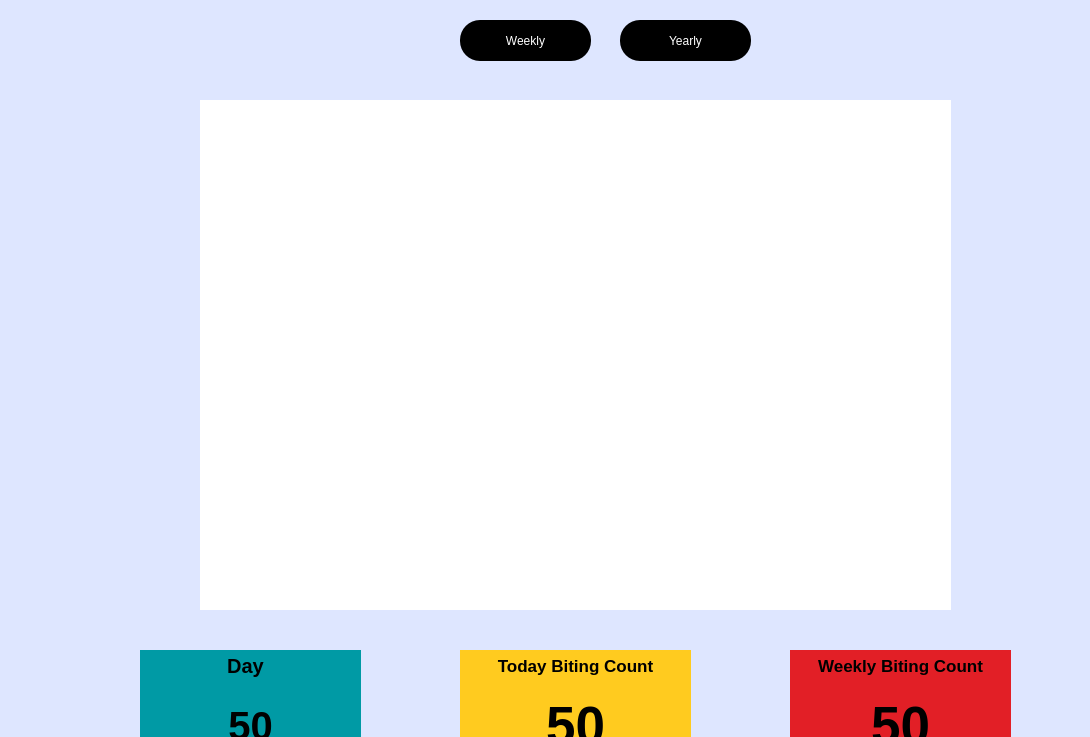
<?xml version="1.0" encoding="UTF-8"?>
<ui version="4.0">
 <class>Dialog</class>
 <widget class="QDialog" name="Dialog">
  <property name="enabled">
   <bool>true</bool>
  </property>
  <property name="geometry">
   <rect>
    <x>0</x>
    <y>0</y>
    <width>1090</width>
    <height>737</height>
   </rect>
  </property>
  <property name="windowTitle">
   <string>Dialog</string>
  </property>
  <property name="whatsThis">
   <string/>
  </property>
  <property name="accessibleName">
   <string/>
  </property>
  <property name="styleSheet">
   <string notr="true">
background-color: qlineargradient(spread:pad, x1:0.971, y1:0.938, x2:1, y2:1, stop:0 rgba(222, 230, 255, 255), stop:1 rgba(255, 255, 255, 255));</string>
  </property>
  <property name="sizeGripEnabled">
   <bool>false</bool>
  </property>
  <property name="modal">
   <bool>false</bool>
  </property>
  <widget class="QWidget" name="widget" native="true">
   <property name="geometry">
    <rect>
     <x>0</x>
     <y>-70</y>
     <width>1391</width>
     <height>851</height>
    </rect>
   </property>
   <widget class="QLabel" name="label">
    <property name="geometry">
     <rect>
      <x>20</x>
      <y>40</y>
      <width>521</width>
      <height>321</height>
     </rect>
    </property>
    <property name="styleSheet">
     <string notr="true">background-color: rgb(255, 255, 255);</string>
    </property>
    <property name="text">
     <string/>
    </property>
    <property name="pixmap">
     <pixmap>image.png</pixmap>
    </property>
   </widget>
   <widget class="QLabel" name="weekcount">
    <property name="geometry">
     <rect>
      <x>70</x>
      <y>530</y>
      <width>201</width>
      <height>131</height>
     </rect>
    </property>
    <property name="font">
     <font>
      <pointsize>25</pointsize>
      <italic>false</italic>
      <bold>true</bold>
      <kerning>true</kerning>
     </font>
    </property>
    <property name="styleSheet">
     <string notr="true">background-color: rgb(185, 93, 0);
background-color: rgb(197, 99, 0);
background-color: rgb(213, 107, 0);</string>
    </property>
    <property name="text">
     <string>50</string>
    </property>
    <property name="alignment">
     <set>Qt::AlignCenter</set>
    </property>
   </widget>
   <widget class="QLabel" name="label_2">
    <property name="geometry">
     <rect>
      <x>570</x>
      <y>40</y>
      <width>501</width>
      <height>321</height>
     </rect>
    </property>
    <property name="styleSheet">
     <string notr="true">background-color: rgb(255, 255, 255);</string>
    </property>
    <property name="text">
     <string/>
    </property>
    <property name="pixmap">
     <pixmap>yearly.png</pixmap>
    </property>
   </widget>
   <widget class="QLabel" name="yearcount">
    <property name="geometry">
     <rect>
      <x>320</x>
      <y>530</y>
      <width>201</width>
      <height>131</height>
     </rect>
    </property>
    <property name="font">
     <font>
      <pointsize>25</pointsize>
      <italic>false</italic>
      <bold>true</bold>
      <kerning>true</kerning>
     </font>
    </property>
    <property name="styleSheet">
     <string notr="true">background-color: rgb(226, 31, 38);</string>
    </property>
    <property name="text">
     <string>50</string>
    </property>
    <property name="alignment">
     <set>Qt::AlignCenter</set>
    </property>
   </widget>
   <widget class="QLabel" name="timebox">
    <property name="geometry">
     <rect>
      <x>570</x>
      <y>530</y>
      <width>201</width>
      <height>131</height>
     </rect>
    </property>
    <property name="font">
     <font>
      <pointsize>25</pointsize>
      <italic>false</italic>
      <bold>true</bold>
      <kerning>true</kerning>
     </font>
    </property>
    <property name="styleSheet">
     <string notr="true">background-color: rgb(255, 203, 31);</string>
    </property>
    <property name="text">
     <string>50</string>
    </property>
    <property name="alignment">
     <set>Qt::AlignCenter</set>
    </property>
   </widget>
   <widget class="QWidget" name="widget_2" native="true">
    <property name="geometry">
     <rect>
      <x>-10</x>
      <y>10</y>
      <width>1401</width>
      <height>851</height>
     </rect>
    </property>
    <property name="styleSheet">
     <string notr="true">background-color:(spread:pad, x1:0.977023, y1:0.966, x2:0.989, y2:0.983, stop:0 rgba(210, 199, 215, 255), stop:0.276836 rgba(255, 255, 255, 255))background-color: rgb(224, 244, 255);
</string>
    </property>
    <widget class="QLabel" name="dailycount">
     <property name="geometry">
      <rect>
       <x>470</x>
       <y>710</y>
       <width>231</width>
       <height>151</height>
      </rect>
     </property>
     <property name="font">
      <font>
       <pointsize>40</pointsize>
       <italic>false</italic>
       <bold>true</bold>
       <kerning>true</kerning>
      </font>
     </property>
     <property name="styleSheet">
      <string notr="true">background-color: rgb(255, 203, 31);</string>
     </property>
     <property name="text">
      <string>50</string>
     </property>
     <property name="alignment">
      <set>Qt::AlignCenter</set>
     </property>
    </widget>
    <widget class="QLabel" name="weeklycount">
     <property name="geometry">
      <rect>
       <x>800</x>
       <y>710</y>
       <width>221</width>
       <height>151</height>
      </rect>
     </property>
     <property name="font">
      <font>
       <pointsize>40</pointsize>
       <italic>false</italic>
       <bold>true</bold>
       <kerning>true</kerning>
      </font>
     </property>
     <property name="styleSheet">
      <string notr="true">background-color: rgb(226, 31, 38);</string>
     </property>
     <property name="text">
      <string>50</string>
     </property>
     <property name="alignment">
      <set>Qt::AlignCenter</set>
     </property>
    </widget>
    <widget class="QLabel" name="label_5">
     <property name="geometry">
      <rect>
       <x>490</x>
       <y>710</y>
       <width>191</width>
       <height>31</height>
      </rect>
     </property>
     <property name="font">
      <font>
       <family>Arial</family>
       <pointsize>13</pointsize>
       <bold>true</bold>
      </font>
     </property>
     <property name="styleSheet">
      <string notr="true">background-color: rgb(255, 203, 31);</string>
     </property>
     <property name="text">
      <string>Today Biting Count</string>
     </property>
     <property name="alignment">
      <set>Qt::AlignCenter</set>
     </property>
    </widget>
    <widget class="QLabel" name="label_6">
     <property name="geometry">
      <rect>
       <x>810</x>
       <y>710</y>
       <width>201</width>
       <height>31</height>
      </rect>
     </property>
     <property name="font">
      <font>
       <family>Arial</family>
       <pointsize>13</pointsize>
       <bold>true</bold>
      </font>
     </property>
     <property name="styleSheet">
      <string notr="true">background-color: rgb(255, 203, 31);
background-color: rgb(255, 0, 0);
background-color: rgb(226, 31, 38);</string>
     </property>
     <property name="text">
      <string>Weekly Biting Count</string>
     </property>
     <property name="alignment">
      <set>Qt::AlignCenter</set>
     </property>
    </widget>
    <widget class="QLabel" name="todays">
     <property name="geometry">
      <rect>
       <x>150</x>
       <y>710</y>
       <width>221</width>
       <height>151</height>
      </rect>
     </property>
     <property name="font">
      <font>
       <pointsize>30</pointsize>
       <italic>false</italic>
       <bold>true</bold>
       <kerning>true</kerning>
      </font>
     </property>
     <property name="styleSheet">
      <string notr="true">
background-color: rgb(0, 154, 165);</string>
     </property>
     <property name="text">
      <string>50</string>
     </property>
     <property name="alignment">
      <set>Qt::AlignCenter</set>
     </property>
    </widget>
    <widget class="QLabel" name="label_7">
     <property name="geometry">
      <rect>
       <x>170</x>
       <y>710</y>
       <width>171</width>
       <height>31</height>
      </rect>
     </property>
     <property name="font">
      <font>
       <family>Arial</family>
       <pointsize>15</pointsize>
       <bold>true</bold>
      </font>
     </property>
     <property name="styleSheet">
      <string notr="true">background-color: rgb(0, 154, 165);
color: rgb(0, 0, 0);</string>
     </property>
     <property name="text">
      <string>Day</string>
     </property>
     <property name="alignment">
      <set>Qt::AlignCenter</set>
     </property>
    </widget>
    <widget class="QPushButton" name="btnyear">
     <property name="geometry">
      <rect>
       <x>630</x>
       <y>80</y>
       <width>131</width>
       <height>41</height>
      </rect>
     </property>
     <property name="styleSheet">
      <string notr="true">border-radius:20px;
border-color: rgba(253, 107, 137, 255);
color: #ffffff;
background-color:#000000;
font: 14pt &quot;MS Shell Dlg 3&quot;;</string>
     </property>
     <property name="text">
      <string>Yearly</string>
     </property>
    </widget>
    <widget class="QPushButton" name="btnweek">
     <property name="geometry">
      <rect>
       <x>470</x>
       <y>80</y>
       <width>131</width>
       <height>41</height>
      </rect>
     </property>
     <property name="styleSheet">
      <string notr="true">border-radius:20px;
border-color: rgba(253, 107, 137, 255);
color: #ffffff;
background-color:#000000;
font: 14pt &quot;MS Shell Dlg 3&quot;;</string>
     </property>
     <property name="text">
      <string>Weekly</string>
     </property>
    </widget>
    <widget class="QLabel" name="graph">
     <property name="geometry">
      <rect>
       <x>210</x>
       <y>160</y>
       <width>751</width>
       <height>491</height>
      </rect>
     </property>
     <property name="styleSheet">
      <string notr="true">background-color: rgb(255, 255, 255);</string>
     </property>
     <property name="text">
      <string/>
     </property>
     <property name="alignment">
      <set>Qt::AlignCenter</set>
     </property>
    </widget>
    <widget class="QLabel" name="label_3">
     <property name="geometry">
      <rect>
       <x>210</x>
       <y>650</y>
       <width>751</width>
       <height>20</height>
      </rect>
     </property>
     <property name="styleSheet">
      <string notr="true">background-color: rgb(255, 255, 255);</string>
     </property>
     <property name="text">
      <string/>
     </property>
    </widget>
   </widget>
  </widget>
 </widget>
 <resources/>
 <connections/>
</ui>
